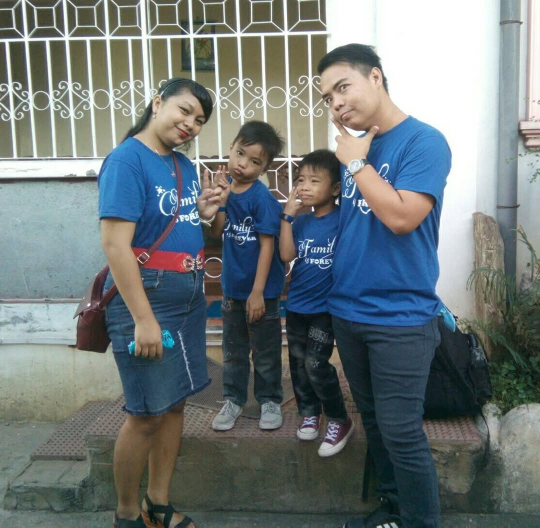
#> input picture assets/photos/family shirts.jpg, 1080 x 1055 px (shown at 1/2 size); its folder holds 3 pictures in this run
$ python enhance_photos.py
#> lines starting #> are read from the running program, lines starting #| are printed output that depends on the picture
#> in main, img is the input picture: PIL image 1080x1055 RGB; mean R, G, B 110.3, 119.8, 120.7
"""Enhance the birthday-site photos.

Put the originals in assets/photos/ using the file names in RECIPES (or 01..10),
as .jpg/.jpeg/.png/.webp. Run:

    python tools/enhance_photos.py

Enhanced copies go to assets/photos/enhanced/NN.jpg (originals are untouched).
"""
from pathlib import Path

from PIL import Image, ImageEnhance, ImageFilter, ImageOps, ImageStat

ROOT = Path(__file__).resolve().parent.parent
SRC = ROOT / "assets" / "photos"
OUT = SRC / "enhanced"
MAX_SIDE = 1400

# Per-photo recipes. Keys:
#   wb       gray-world white balance strength (0..1) - fixes green/pink casts
#   gamma    <1 brightens shadows, >1 darkens
#   cutoff   autocontrast clip % per side
#   contrast / color / sharp   PIL enhancer factors (1 = unchanged)
#   denoise  median filter size (0 = off) for grainy SNOW / old phone shots
#   crop     (left, top, right, bottom) as fractions
#   quad     4 corners (UL, LL, LR, UR) as fractions - straightens a tilted print
RECIPES = {
    "01": dict(src="family shirts", cutoff=0.5, color=1.08, sharp=1.25),
    "02": dict(src="glasses selfie", cutoff=0.5, color=1.04, sharp=1.2),
    "03": dict(src="kids with cat filter", cutoff=0.8, color=1.06, sharp=1.2),
    "04": dict(src="bunny ears", wb=0.35, cutoff=1.5, contrast=1.08, color=1.12, denoise=3, sharp=1.35),
    "05": dict(src="puppy filter", wb=0.6, cutoff=1.0, contrast=1.05, color=0.9, denoise=3, sharp=1.5),
    "06": dict(src="red shirt", cutoff=0.3, gamma=1.05, color=1.04, sharp=1.2),
    "07": dict(src="wedding kiss", gamma=0.92, cutoff=0.8, contrast=1.05, color=1.06, sharp=1.3),
    "08": dict(src="cat ears", wb=0.3, gamma=0.85, cutoff=1.0, color=1.05, denoise=3, sharp=1.3),
    "09": dict(src="old mirror selfie", wb=0.6, gamma=0.88, cutoff=1.2, contrast=1.08, color=1.2, denoise=3, sharp=1.3),
    "10": dict(src="medals", crop=(0, 0.2, 1, 1), cutoff=0.5, color=1.05, sharp=1.2),
}


def gray_world(img, strength):
    """Pull the average colour toward neutral grey to remove colour casts."""
    means = ImageStat.Stat(img).mean[:3]
    avg = sum(means) / 3
    bands = []
    for band, m in zip(img.split(), means):
        gain = 1 + strength * (avg / max(m, 1) - 1)
        bands.append(band.point(lambda v, g=gain: min(255, int(v * g))))
    return Image.merge("RGB", bands)


def enhance(img, r):
    w, h = img.size
#> w = 1080; h = 1055
    if "quad" in r:
        (ulx, uly), (llx, lly), (lrx, lry), (urx, ury) = r["quad"]
        out_w = int(((urx - ulx) + (lrx - llx)) / 2 * w)
        out_h = int(((lly - uly) + (lry - ury)) / 2 * h)
        data = (ulx * w, uly * h, llx * w, lly * h, lrx * w, lry * h, urx * w, ury * h)
        img = img.transform((out_w, out_h), Image.Transform.QUAD, data, Image.Resampling.BICUBIC)
        # print is small in the source: upscale so it isn't tiny on screen
        img = img.resize((out_w * 2, out_h * 2), Image.Resampling.LANCZOS)
    if "crop" in r:
        l, t, rr, b = r["crop"]
        img = img.crop((int(l * w), int(t * h), int(rr * w), int(b * h)))
    if r.get("denoise"):
        img = img.filter(ImageFilter.MedianFilter(r["denoise"]))
    if r.get("wb"):
        img = gray_world(img, r["wb"])
    if r.get("gamma", 1) != 1:
        g = r["gamma"]
        img = img.point(lambda v: int(255 * (v / 255) ** g))
    if r.get("cutoff"):
        img = ImageOps.autocontrast(img, cutoff=r["cutoff"], preserve_tone=True)
    for key, cls in (("contrast", ImageEnhance.Contrast), ("color", ImageEnhance.Color)):
        if r.get(key, 1) != 1:
            img = cls(img).enhance(r[key])
#> this loop made 2 passes
#> pass 2, in enhance, `img = cls(img).enhance(r[key])`:
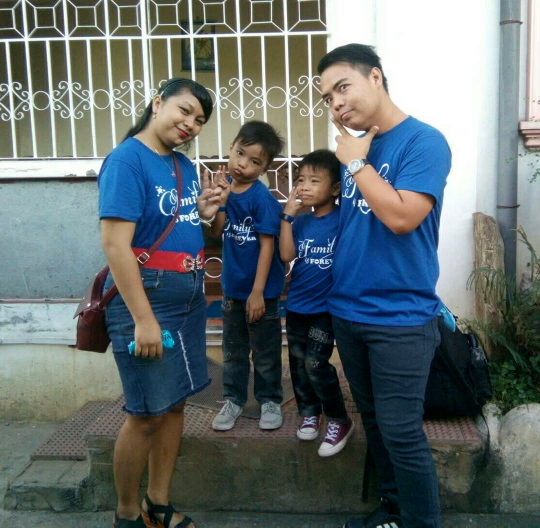
#> img: PIL image 1080x1055 RGB (shown at 1/2 size); mean R, G, B 97.6, 108.3, 109.3
    img.thumbnail((MAX_SIDE, MAX_SIDE), Image.Resampling.LANCZOS)
    if r.get("sharp", 1) != 1:
        img = img.filter(ImageFilter.UnsharpMask(radius=1.6, percent=int((r["sharp"] - 1) * 200), threshold=2))
    return img


def main():
    OUT.mkdir(parents=True, exist_ok=True)
    for key, recipe in RECIPES.items():
        names = {key, recipe.get("src", key)}
        src = next((p for p in sorted(SRC.iterdir()) if p.stem in names and p.suffix.lower() in {".jpg", ".jpeg", ".png", ".webp"}), None)
        if not src:
            print(f"  {key}: missing - skipped")
            continue
        img = ImageOps.exif_transpose(Image.open(src)).convert("RGB")
        enhance(img, recipe).save(OUT / f"{key}.jpg", quality=86, optimize=True, progressive=True)
        print(f"  {key}: {src.name} -> enhanced/{key}.jpg")


if __name__ == "__main__":
    main()
